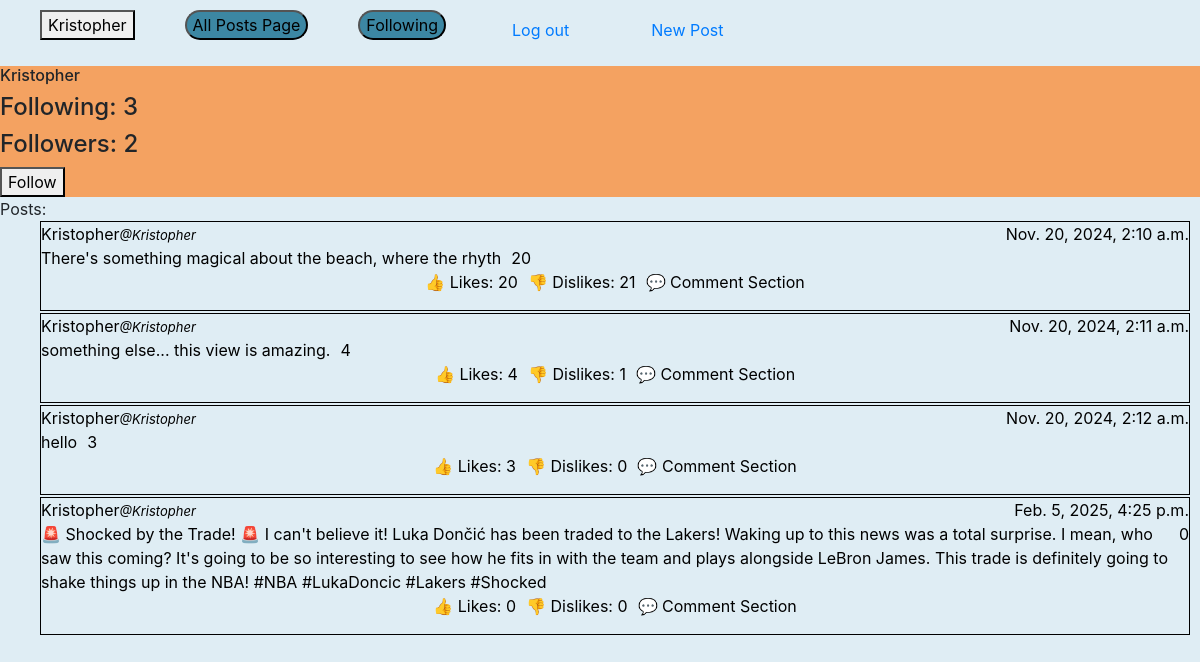
Page /Kristopher/ on the committed database.
### network/models.py (models this page shows, shortened)
class User(AbstractUser):
    pass
    disliked_posts = models.ManyToManyField('Post', blank=True, related_name="disliked_posts")
    liked_posts = models.ManyToManyField('Post', blank=True, related_name="liked_posts")
    following = models.ManyToManyField('User', blank=True, related_name="followers")
    def __str__(self):
        return self.username

class Post(models.Model):
    user = models.ForeignKey(User, on_delete=models.CASCADE, related_name="posts")
    body = models.TextField()
    timestamp = models.DateTimeField(auto_now_add=True)
    likes = models.IntegerField(default=0)
    dislikes = models.IntegerField(default=0)
    liked_by = models.ManyToManyField(User, related_name="liked_post", blank=True)
    disliked_by = models.ManyToManyField(User, related_name="disliked_post", blank=True)

### network/views.py (the view)
# urls.py: path("<str:username>/", views.profileView, name="profileView"),
def profileView(request, username):
    user = get_object_or_404(User, username=username)
    current_user_username = request.user.username
    if not username:
        return redirect("index")
    following_users = user.following.all()
    followers = user.followers.all()
    following_count = following_users.count()
    followers_count = followers.count()
    userPosts = Post.objects.filter(user=user)
    is_following = followers.filter(username=current_user_username).exists()
    if request.method == "GET":
        return render(request, "network/profile.html", {
            'user': user,
            'userPosts': userPosts,
            'following_count': following_count,
            'followers_count': followers_count,
            'is_following': is_following
        })

### network/templates/network/profile.html
{% extends "network/layout.html" %}
{% block body %}
<div id = "profileName">
    <h6>
    {{ user.username }}
    </h6>
    <h4 class = "user_following_count" data-userProfile="{{ user.username }}" data-followingCount = "{{ following_count }}" data-currentUser = "{{ request.user.username }}">  Following: {{  following_count }} </h4>
    <h4 class = "user_followers_count" data-userProfile="{{ user.username }}" data-followersCount = "{{ followers_count }}" data-currentUser = "{{ request.user.username }}" > Followers: {{ followers_count }} </h4>
{% if user.username != request.user.username %}
    {% if is_following != True %}
       <button id = "followButton" class = "followButton" data-userProfile="{{ user.username }}" data-currentUser = "{{ request.user.username }}">Follow</button>
    {% else %}
       <button id = "followButton" class = "followButton" data-userProfile="{{ user.username }}" data-currentUser = "{{ request.user.username }}">Unfollow</button>
    {% endif %}
{% endif %}
</div>
Posts:
<ul class="listOfPosts">
    {% for post in userPosts %}
    <li>
        <div class="Post">
            <div class="userInfo">
                <span class="LHS" data-user = "{{ user.username }}" data-url="{% url 'profileView' username=post.user.username %} data-postUser = "{{ post.user }}">{{ post.user }}<span class="smallInfo">@{{ post.user }}</span></span>
                <span class="RHS">{{ post.timestamp }}</span>
            </div>
            <div class="postInfo">
                <span>{{ post.body }}</span>
                <span>{{ post.likes }}</span>
            </div>
            <div class="postButtons">
                <p class="likeButton" id="likeButton" data-user="{{ user.username }}" data-postid="{{ post.id }}">👍 Likes: {{ post.likes }}</p>
                <p class="dislikeButton" id="dislikeButton" data-postid="{{ post.id }}" data-user="{{ user.username }}">👎 Dislikes: {{ post.dislikes }}</p>
                <p class="postButton">💬 Comment Section</p>
            </div>
        </div>
    </li>
    {% endfor %}
      </ul>
{% endblock %}

### network/templates/network/layout.html (shortened to what this page needs)
{% load static %}
<!DOCTYPE html>
<html lang="en">
    <head>
        <link rel="stylesheet" href="https://stackpath.bootstrapcdn.com/bootstrap/4.4.1/css/bootstrap.min.css">
        <link href="{% static 'network/styles.css' %}" rel="stylesheet">
    </head>
    <body>
        <nav class="navbar-navbar-expand-lg-navbar-light-bg-light">
            <div id = "navBar">
              <ul class="navbar-navmr-auto" >
                {% if user.is_authenticated %}
                    <li class="nav-item">
                        <button id = "profileButton" class = "LHS"  data-user="{{ user.username }}" data-url="{% url 'profileView' username=user.username %}
                        "> {{ user.username }} </button>
                    </li>
                {% endif %}
                <li class="nav-item">
                   <button id ="AllPostbutton" class = "Navbutton" data-url = "{% url 'allPosts' %}"> All Posts Page </button>
                </li>
                {% if user.is_authenticated %}
                    <li class="nav-item">
                        <button id = "followingButton" class = "Navbutton" data-url = "{% url 'followingView' %}"> Following </button>
                    </li>
                    <li class="nav-item">
                        <a class="nav-link" href="{% url 'logout' %}">Log out</a>
                    </li>
                    <li class="nav-item">
                        <a class="nav-link" href="{% url 'createPostViewPage' %}">New Post</a>
                    </li>
                {% endif %}
              </ul>
            </div>
          </nav>
        <div class="body">
            {% block body %}
            {% endblock %}
        </div>
    </body>
</html>

### network/static/network/styles.css (style rules this page uses)
.Post { display: flex; flex-direction: column; background-color : #dfedf4 }
.userInfo { display: flex; flex-direction: row; color: black; }
.postInfo { display: flex; gap : 10px; flex-direction: row; color: black; }
.RHS { margin-left: auto; }
.smallInfo { font-size: 13px; font-style: italic; }
.postButtons { display: flex; color: black; justify-content: center; align-items: center; gap: 10px; }
#navBar { display: flex; flex-direction: row; background-color: #dfedf4; }
.navbar-navmr-auto { display:flex; list-style-type: none; padding-top: 10px; gap:50px; background-color: #dfedf4; }
.Navbutton { border-radius: 25px; color: black; background-color: #3c87a3; }
.listOfPosts { list-style-type: none; }
body { background-color: #dfedf4; }
.listOfPosts li { border: 1px solid black; margin-bottom: 2px; margin-right: 10px; }
.navbar-navbar-expand-lg-navbar-light-bg-light { background-color: #dfedf4; }
.likeButton { display: flex; color: black; justify-content: center; align-items: center; gap: 10px; }
#profileName { display:column; gap: 10px; background-color: #f4a261; }

### rows in the picture
User: username "Kristopher"
Post: user "Kristopher", timestamp "Nov. 20, 2024, 2:10 a.m.", body "There's something magical about the beach, where the rhyth", likes "20", dislikes "21"
Post: user "Kristopher", timestamp "Nov. 20, 2024, 2:11 a.m.", body "something else... this view is amazing.", likes "4", dislikes "1"
Post: user "Kristopher", timestamp "Nov. 20, 2024, 2:12 a.m.", body "hello", likes "3", dislikes "0"
Post: user "Kristopher", timestamp "Feb. 5, 2025, 4:25 p.m.", body "🚨 Shocked by the Trade! 🚨 I can't believe it! Luka Dončić has been traded to the Lakers! Waking up to this news was a total surprise. I mean, who saw this coming? It's going to be so interesting to see how he fits in with the team and plays alongside LeBron James. This trade is definitely going to shake things up in the NBA! #NBA #LukaDoncic #Lakers #Shocked", likes "0", dislikes "0"

### other values in the picture
{{ following_count }} "3"
{{ followers_count }} "2"
